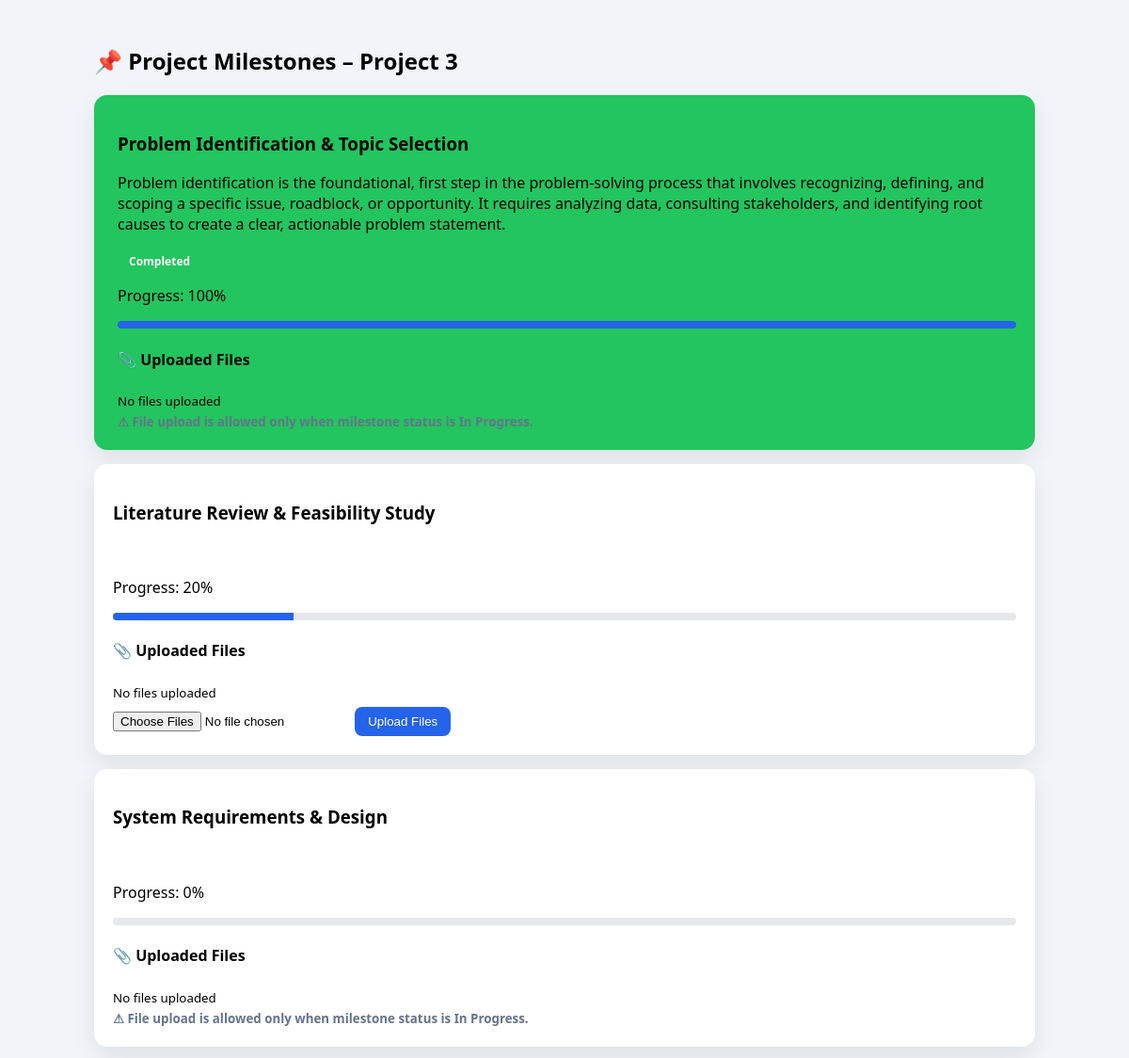
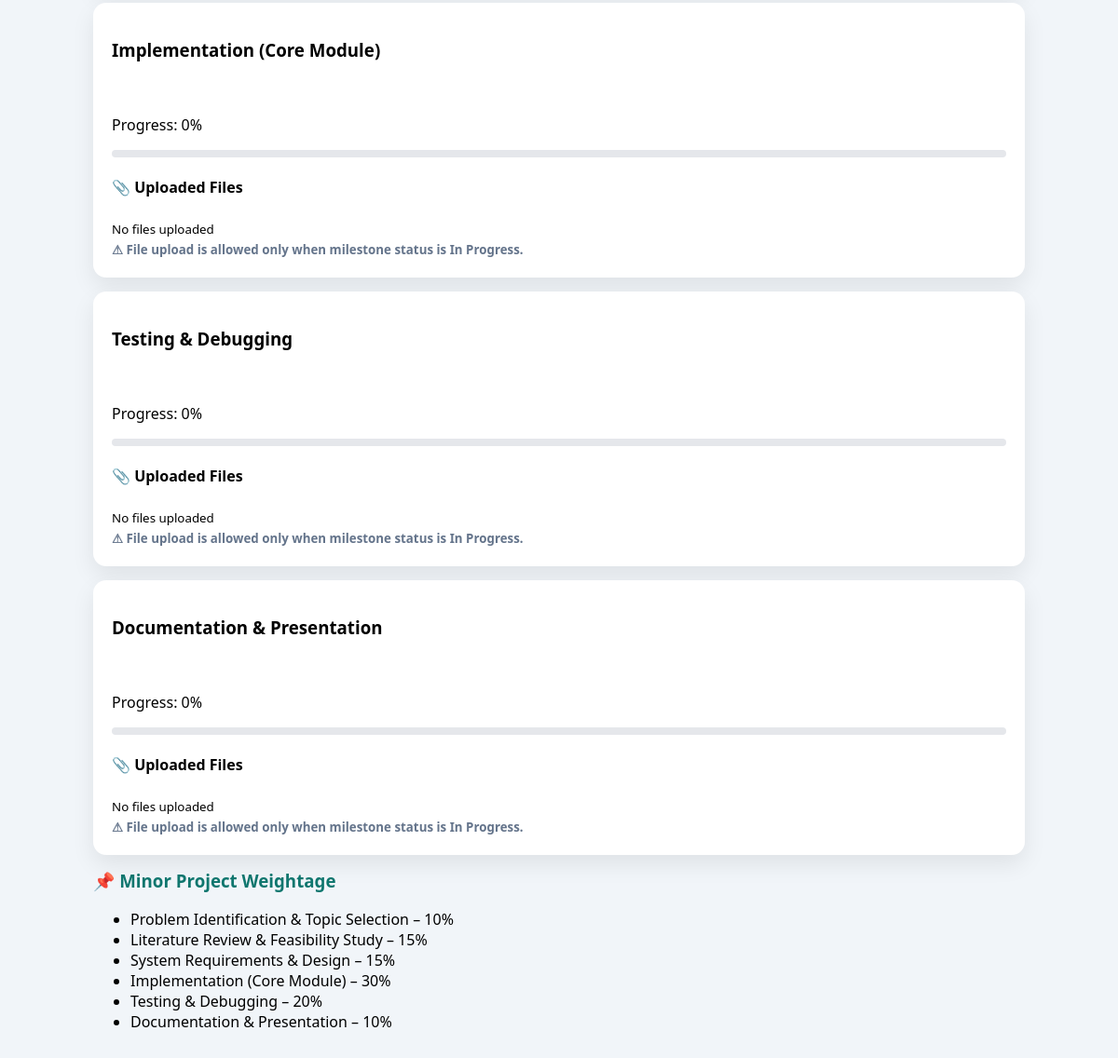
The app's page /htdocs/student_milestones.php?project_id=10 (signed in) with its own data (2 pictures, top to bottom).
### tables this page shows
CREATE TABLE `projects` (
  `project_id` int(11) NOT NULL,
  `title` varchar(200) DEFAULT NULL,
  `team_name` varchar(100) DEFAULT NULL,
  `total_members` int(11) DEFAULT NULL,
  `project_file` varchar(255) DEFAULT NULL,
  `submission_date` timestamp NULL DEFAULT current_timestamp(),
  `description` text DEFAULT NULL,
  `project_type` enum('Minor','Major') DEFAULT NULL,
  `student_id` int(11) DEFAULT NULL,
  `mentor_id` int(11) DEFAULT NULL,
  `requested_faculty_name` varchar(100) DEFAULT NULL,
  `mentorship_request_status` varchar(20) DEFAULT 'Pending',
  `mentorship_request_date` timestamp NULL DEFAULT current_timestamp(),
  `status` enum('Proposed','Approved','Rejected') DEFAULT 'Proposed',
  `team_size` int(11) DEFAULT NULL,
  `leader_name` varchar(100) DEFAULT NULL,
  `leader_roll_no` varchar(50) DEFAULT NULL,
  `leader_branch` enum('AI&DS','CS','IT','ME','CE','IP','EE','EC','MT') NOT NULL,
  `leader_semester` enum('I','II','III','IV','V','VI','VII','VIII') NOT NULL,
  `leader_email` varchar(100) DEFAULT NULL,
  `leader_phone` varchar(20) DEFAULT NULL,
  `leader_sem` varchar(20) DEFAULT NULL,
  `member1_name` varchar(100) DEFAULT NULL,
  `member1_roll_no` varchar(50) DEFAULT NULL,
  `member1_branch` enum('AI&DS','CS','IT','ME','CE','IP','EE','EC','MT') DEFAULT NULL,
  `member1_email` varchar(100) DEFAULT NULL,
  `member1_phone` varchar(20) DEFAULT NULL,
  `member1_sem` enum('I','II','III','IV','V','VI','VII','VIII') DEFAULT NULL,
  `member2_name` varchar(100) DEFAULT NULL,
  `member2_roll_no` varchar(50) DEFAULT NULL,
  `member2_branch` enum('AI&DS','CS','IT','ME','CE','IP','EE','EC','MT') DEFAULT NULL,
  `member2_email` varchar(100) DEFAULT NULL,
  `member2_phone` varchar(20) DEFAULT NULL,
  `member2_sem` enum('I','II','III','IV','V','VI','VII','VIII') DEFAULT NULL,
  `member3_name` varchar(100) DEFAULT NULL,
  `member3_roll_no` varchar(50) DEFAULT NULL,
  `member3_branch` enum('AI&DS','CS','IT','ME','CE','IP','EE','EC','MT') DEFAULT NULL,
  `member3_email` varchar(100) DEFAULT NULL,
  `member3_phone` varchar(20) DEFAULT NULL,
  `member3_sem` enum('I','II','III','IV','V','VI','VII','VIII') DEFAULT NULL
);

CREATE TABLE `project_status` (
  `status_id` int(11) NOT NULL,
  `project_id` int(11) NOT NULL,
  `milestone_title` varchar(255) NOT NULL,
  `description` text DEFAULT NULL,
  `status` enum('Not Started','In Progress','Completed','On Hold') DEFAULT 'Not Started',
  `progress_percent` int(11) DEFAULT 0,
  `updated_at` timestamp NOT NULL DEFAULT current_timestamp()
);

### htdocs/student_milestones.php (the view, shortened to what this page needs)
<?php
include "db.php";
$project_id = (int)$_GET['project_id'];
$project = $conn->query(
    "SELECT title, project_type FROM projects WHERE project_id=$project_id"
)->fetch_assoc();
$milestones = $conn->query(
    "SELECT * FROM project_status
     WHERE project_id=$project_id
     ORDER BY updated_at DESC"
);
?>
<!DOCTYPE html>
<html>
<head>
</head>
<body>
<div class="container">
<h2>📌 Project Milestones – <?= htmlspecialchars($project['title']) ?></h2>
<div class="layout">
<div class="main">
<?php while($m = $milestones->fetch_assoc()): ?>
<div class="card <?= $m['status'] ?>">
<h3><?= htmlspecialchars($m['milestone_title']) ?></h3>
<p><?= nl2br(htmlspecialchars($m['description'])) ?></p>
<span class="badge <?= $m['status'] ?>">
<?= $m['status'] ?>
</span>
<p>Progress: <?= $m['progress_percent'] ?>%</p>
<div class="progress">
<div style="width:<?= $m['progress_percent'] ?>%"></div>
</div>
<h4>📎 Uploaded Files</h4>
<div class="files">
<?php
$dir = "uploads/milestones/project_$project_id/status_{$m['status_id']}/";
if (is_dir($dir)) {
    foreach (scandir($dir) as $f) {
        if ($f!='.' && $f!='..') {
            echo "<a href='$dir$f' target='_blank'>$f</a>";
        }
    }
} else {
    echo "<small>No files uploaded</small>";
}
?>
</div>
<?php if ($m['status'] === 'In Progress'): ?>
<form method="post" enctype="multipart/form-data">
    <input type="file" name="files[]" multiple required
           accept=".pdf,.doc,.docx,.ppt,.pptx,.zip">
    <button name="upload_files">Upload Files</button>
</form>
<?php else: ?>
<small style="color:#64748b;font-weight:600;">
⚠ File upload is allowed only when milestone status is <b>In Progress</b>.
</small>
<?php endif; ?>
</div>
<?php endwhile; ?>
</div>
<div class="sidebar">
<?php if ($project['project_type'] === 'Minor'): ?>
<h3>📌 Minor Project Weightage</h3>
<ul>
  <li>Problem Identification & Topic Selection – 10%</li>
  <li>Literature Review & Feasibility Study – 15%</li>
  <li>System Requirements & Design – 15%</li>
  <li>Implementation (Core Module) – 30%</li>
  <li>Testing & Debugging – 20%</li>
  <li>Documentation & Presentation – 10%</li>
</ul>
<?php endif; ?>
</div>
</div>
</body>
</html>

### htdocs/student_milestones.php (style rules this page uses)
body { font-family:Segoe UI,Arial; background:#f1f5f9; padding:20px; }
.container { max-width:1000px; margin:auto; }
.card { background:#fff; padding:20px; border-radius:14px; margin-bottom:15px; box-shadow:0 10px 25px rgba(0,0,0,.08); }
.badge { padding:6px 12px; border-radius:20px; font-size:12px; color:#fff; font-weight:600; }
.Completed { background:#22c55e }
.progress { height:8px; background:#e5e7eb; border-radius:10px; overflow:hidden; }
.progress div { height:100%; background:#2563eb; }
input[type=file] { margin-top:10px; }
button { background:#2563eb; color:#fff; padding:8px 14px; border:none; border-radius:8px; cursor:pointer; }
.card.Completed { border-left:5px solid #22c55e }
.sidebar h3 { margin-top:0; color:#0f766e; }

### records on screen
projects: title "Project 3"
project_status: milestone_title "Problem Identification & Topic Selection", description "Problem identification is the foundational, first step in the problem-solving process that involves recognizing, defining, and scoping a specific issue, roadblock, or opportunity. It requires analyzing data, consulting stakeholders, and identifying root causes to create a clear, actionable problem statement.", status "Completed", progress_percent "100", shows "No files uploaded", shows "⚠ File upload is allowed only when milestone status is"
project_status: milestone_title "Literature Review & Feasibility Study", progress_percent "20", shows "No files uploaded"
project_status: milestone_title "System Requirements & Design", progress_percent "0", shows "No files uploaded", shows "⚠ File upload is allowed only when milestone status is", status "In Progress"
project_status: milestone_title "Implementation (Core Module)", progress_percent "0", shows "No files uploaded", shows "⚠ File upload is allowed only when milestone status is", status "In Progress"
project_status: milestone_title "Testing & Debugging", progress_percent "0", shows "No files uploaded", shows "⚠ File upload is allowed only when milestone status is", status "In Progress"
project_status: milestone_title "Documentation & Presentation", progress_percent "0", shows "No files uploaded", shows "⚠ File upload is allowed only when milestone status is", status "In Progress"
